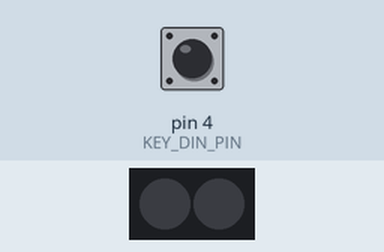
The program below on a simulated Arduino Micro, built with avr-gcc and run on an emulated ATmega32U4. On the bench: 2 RGB LEDs in strip order, left to right. Inputs (shaded band) come from the test bench; at power-on: pin 4 (KEY_DIN_PIN) HIGH. USB keyboard and mouse output is not drawn; what the program prints to the serial monitor is not drawn.

Above: at 1.2 s.
Timing chart, 0 to 0.4 s (numbered marks = the images above; inputs shaded):
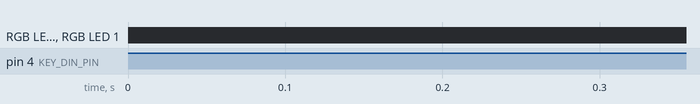

The program:

main.cpp
```cpp
#include <Adafruit_NeoPixel.h>
#include <Arduino.h>

#include "Keyboard.h"

const int DIN_PIN = 6;    // D6
const int LED_COUNT = 2;  // LED の数
const int KEY_DIN_PIN = 4;
const int COLOR_COUNTS = 9;
const int COLOR_LIST[COLOR_COUNTS][3] = {
    // red
    {255, 0, 0},
    // orange
    {255, 128, 0},
    // yellow
    {255, 255, 0},
    // green
    {0, 255, 0},
    // emeraldo
    {0, 255, 128},
    // blue
    {0, 0, 255},
    // blue_purple
    {64, 0, 255},
    // purple
    {128, 0, 255},
    // pink
    {255, 0, 128}};

Adafruit_NeoPixel pixels(LED_COUNT, DIN_PIN, NEO_GRB + NEO_KHZ800);
int colorLeft = 0;
int colorRight = 5;
int beforeInput = 1;
int keyHoldTIick = 0;
void setup() {
    pixels.begin();
    pinMode(KEY_DIN_PIN, INPUT_PULLUP);
    Serial.begin(9600);
    Keyboard.begin();
}

void onKeyDown() {
    Keyboard.print("Chura");
    // 色の変化
    colorLeft = (colorLeft + 1) % COLOR_COUNTS;
    colorRight = (colorRight + 1) % COLOR_COUNTS;
    pixels.setPixelColor(
        0, pixels.Color(COLOR_LIST[colorLeft][0], COLOR_LIST[colorLeft][1],
                        COLOR_LIST[colorLeft][2]));  // 0 番目の色を変える
    pixels.setPixelColor(
        1, pixels.Color(COLOR_LIST[colorRight][0], COLOR_LIST[colorRight][1],
                        COLOR_LIST[colorRight][2]));  // 1 番目の色を変える
    pixels.show();
}

void onKeyUp() {
    Keyboard.print("DATA");
    Keyboard.releaseAll();
    // ちゅら太郎の目から光を奪う
    pixels.clear();
    pixels.show();
}

void loop() {
    int value = digitalRead(KEY_DIN_PIN);
    Serial.println(value);
    if (value == 0) {
        if (beforeInput != value) {
            onKeyDown();
        }
    } else {
        if (beforeInput != value) {
            onKeyUp();
        }
    }
    beforeInput = value;
}
```
